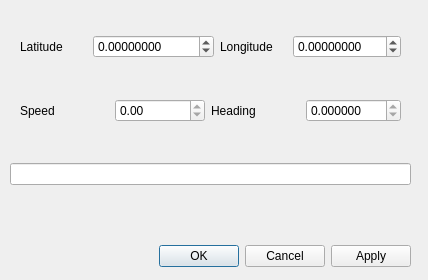
<?xml version="1.0" encoding="UTF-8"?>
<ui version="4.0">
 <class>EditRoadUser</class>
 <widget class="QDialog" name="EditRoadUser">
  <property name="geometry">
   <rect>
    <x>0</x>
    <y>0</y>
    <width>428</width>
    <height>280</height>
   </rect>
  </property>
  <property name="windowTitle">
   <string>Dialog</string>
  </property>
  <widget class="QDialogButtonBox" name="buttonBox">
   <property name="geometry">
    <rect>
     <x>10</x>
     <y>240</y>
     <width>401</width>
     <height>32</height>
    </rect>
   </property>
   <property name="orientation">
    <enum>Qt::Horizontal</enum>
   </property>
   <property name="standardButtons">
    <set>QDialogButtonBox::Apply|QDialogButtonBox::Cancel|QDialogButtonBox::Ok</set>
   </property>
  </widget>
  <widget class="QWidget" name="verticalLayoutWidget">
   <property name="geometry">
    <rect>
     <x>0</x>
     <y>0</y>
     <width>421</width>
     <height>241</height>
    </rect>
   </property>
   <layout class="QVBoxLayout" name="verticalLayout">
    <property name="leftMargin">
     <number>10</number>
    </property>
    <property name="rightMargin">
     <number>10</number>
    </property>
    <property name="bottomMargin">
     <number>20</number>
    </property>
    <item>
     <layout class="QHBoxLayout" name="horizontalLayout_3">
      <property name="leftMargin">
       <number>10</number>
      </property>
      <property name="rightMargin">
       <number>10</number>
      </property>
      <item>
       <widget class="QLabel" name="lat_label">
        <property name="frameShape">
         <enum>QFrame::NoFrame</enum>
        </property>
        <property name="text">
         <string>Latitude</string>
        </property>
        <property name="margin">
         <number>0</number>
        </property>
       </widget>
      </item>
      <item>
       <widget class="QDoubleSpinBox" name="lat_spin">
        <property name="locale">
         <locale language="English" country="UnitedKingdom"/>
        </property>
        <property name="decimals">
         <number>8</number>
        </property>
        <property name="minimum">
         <double>-36000.000000000000000</double>
        </property>
        <property name="maximum">
         <double>36000.000000000000000</double>
        </property>
        <property name="singleStep">
         <double>0.100000000000000</double>
        </property>
       </widget>
      </item>
      <item>
       <widget class="QLabel" name="lon_label">
        <property name="text">
         <string>Longitude</string>
        </property>
       </widget>
      </item>
      <item>
       <widget class="QDoubleSpinBox" name="lon_spin">
        <property name="locale">
         <locale language="English" country="UnitedKingdom"/>
        </property>
        <property name="decimals">
         <number>8</number>
        </property>
        <property name="minimum">
         <double>-360.000000000000000</double>
        </property>
        <property name="maximum">
         <double>360.000000000000000</double>
        </property>
        <property name="singleStep">
         <double>0.100000000000000</double>
        </property>
       </widget>
      </item>
     </layout>
    </item>
    <item>
     <layout class="QHBoxLayout" name="horizontalLayout_4">
      <property name="leftMargin">
       <number>10</number>
      </property>
      <property name="rightMargin">
       <number>10</number>
      </property>
      <item>
       <widget class="QLabel" name="speed_label">
        <property name="text">
         <string>Speed</string>
        </property>
       </widget>
      </item>
      <item>
       <widget class="QDoubleSpinBox" name="speed_spin">
        <property name="locale">
         <locale language="English" country="UnitedKingdom"/>
        </property>
        <property name="readOnly">
         <bool>true</bool>
        </property>
       </widget>
      </item>
      <item>
       <widget class="QLabel" name="head_label">
        <property name="text">
         <string>Heading</string>
        </property>
        <property name="margin">
         <number>10</number>
        </property>
       </widget>
      </item>
      <item>
       <widget class="QDoubleSpinBox" name="head_spin">
        <property name="locale">
         <locale language="English" country="UnitedKingdom"/>
        </property>
        <property name="readOnly">
         <bool>true</bool>
        </property>
        <property name="decimals">
         <number>6</number>
        </property>
        <property name="minimum">
         <double>-360.000000000000000</double>
        </property>
        <property name="maximum">
         <double>360.000000000000000</double>
        </property>
        <property name="singleStep">
         <double>0.100000000000000</double>
        </property>
       </widget>
      </item>
     </layout>
    </item>
    <item>
     <widget class="QLineEdit" name="lineEdit">
      <property name="enabled">
       <bool>true</bool>
      </property>
      <property name="sizePolicy">
       <sizepolicy hsizetype="Expanding" vsizetype="Fixed">
        <horstretch>0</horstretch>
        <verstretch>0</verstretch>
       </sizepolicy>
      </property>
      <property name="locale">
       <locale language="English" country="UnitedKingdom"/>
      </property>
      <property name="clearButtonEnabled">
       <bool>true</bool>
      </property>
     </widget>
    </item>
   </layout>
  </widget>
 </widget>
 <resources/>
 <connections>
  <connection>
   <sender>buttonBox</sender>
   <signal>rejected()</signal>
   <receiver>EditRoadUser</receiver>
   <slot>reject()</slot>
   <hints>
    <hint type="sourcelabel">
     <x>316</x>
     <y>260</y>
    </hint>
    <hint type="destinationlabel">
     <x>286</x>
     <y>274</y>
    </hint>
   </hints>
  </connection>
 </connections>
</ui>
